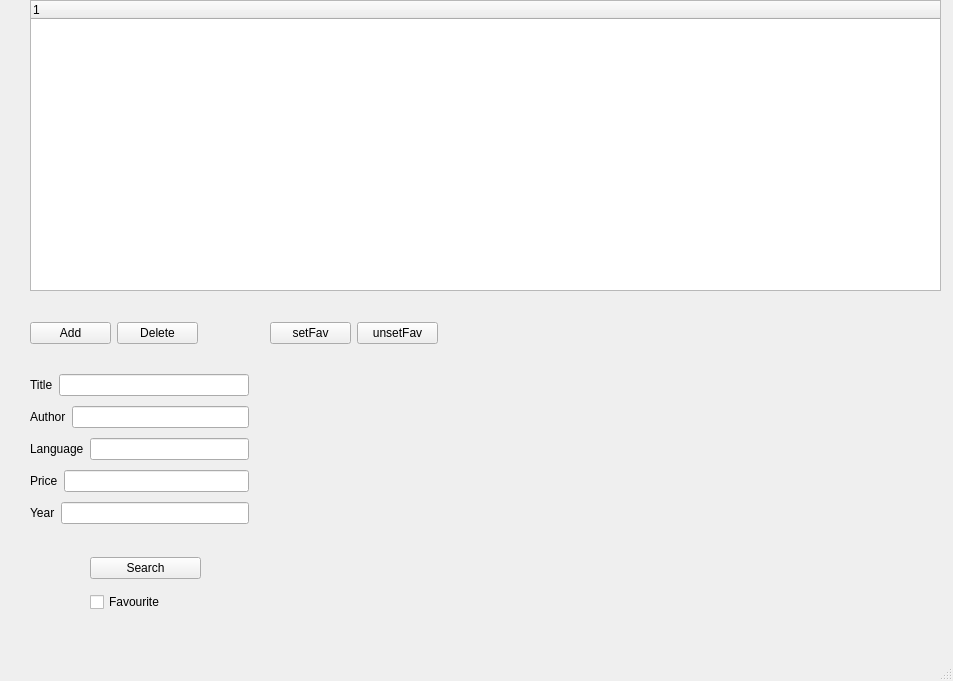
<?xml version="1.0" encoding="UTF-8"?>
<ui version="4.0">
 <class>MainWindowTree</class>
 <widget class="QMainWindow" name="MainWindowTree">
  <property name="geometry">
   <rect>
    <x>0</x>
    <y>0</y>
    <width>953</width>
    <height>681</height>
   </rect>
  </property>
  <property name="windowTitle">
   <string>MainWindow</string>
  </property>
  <widget class="QWidget" name="centralwidget">
   <widget class="QWidget" name="layoutWidget">
    <property name="geometry">
     <rect>
      <x>30</x>
      <y>370</y>
      <width>219</width>
      <height>161</height>
     </rect>
    </property>
    <layout class="QVBoxLayout" name="verticalLayout">
     <item>
      <layout class="QHBoxLayout" name="horizontalLayout">
       <item>
        <widget class="QLabel" name="label">
         <property name="text">
          <string>Title</string>
         </property>
        </widget>
       </item>
       <item>
        <widget class="QLineEdit" name="txtTitle"/>
       </item>
      </layout>
     </item>
     <item>
      <layout class="QHBoxLayout" name="horizontalLayout_2">
       <item>
        <widget class="QLabel" name="label_2">
         <property name="text">
          <string>Author</string>
         </property>
        </widget>
       </item>
       <item>
        <widget class="QLineEdit" name="txtAuthor"/>
       </item>
      </layout>
     </item>
     <item>
      <layout class="QHBoxLayout" name="horizontalLayout_3">
       <item>
        <widget class="QLabel" name="label_3">
         <property name="text">
          <string>Language</string>
         </property>
        </widget>
       </item>
       <item>
        <widget class="QLineEdit" name="txtLang"/>
       </item>
      </layout>
     </item>
     <item>
      <layout class="QHBoxLayout" name="horizontalLayout_4">
       <item>
        <widget class="QLabel" name="label_4">
         <property name="text">
          <string>Price</string>
         </property>
        </widget>
       </item>
       <item>
        <widget class="QLineEdit" name="txtPrice"/>
       </item>
      </layout>
     </item>
     <item>
      <layout class="QHBoxLayout" name="horizontalLayout_5">
       <item>
        <widget class="QLabel" name="label_5">
         <property name="text">
          <string>Year</string>
         </property>
        </widget>
       </item>
       <item>
        <widget class="QLineEdit" name="txtYear"/>
       </item>
      </layout>
     </item>
    </layout>
   </widget>
   <widget class="QWidget" name="layoutWidget_2">
    <property name="geometry">
     <rect>
      <x>30</x>
      <y>320</y>
      <width>168</width>
      <height>27</height>
     </rect>
    </property>
    <layout class="QHBoxLayout" name="horizontalLayout_6">
     <item>
      <widget class="QPushButton" name="btAdd">
       <property name="text">
        <string>Add</string>
       </property>
      </widget>
     </item>
     <item>
      <widget class="QPushButton" name="btDelete">
       <property name="text">
        <string>Delete</string>
       </property>
      </widget>
     </item>
    </layout>
   </widget>
   <widget class="QTreeWidget" name="treeWidget">
    <property name="geometry">
     <rect>
      <x>30</x>
      <y>0</y>
      <width>911</width>
      <height>291</height>
     </rect>
    </property>
    <column>
     <property name="text">
      <string notr="true">1</string>
     </property>
    </column>
   </widget>
   <widget class="QWidget" name="">
    <property name="geometry">
     <rect>
      <x>90</x>
      <y>550</y>
      <width>111</width>
      <height>71</height>
     </rect>
    </property>
    <layout class="QVBoxLayout" name="verticalLayout_2">
     <item>
      <widget class="QPushButton" name="btSearch">
       <property name="text">
        <string>Search</string>
       </property>
      </widget>
     </item>
     <item>
      <widget class="QCheckBox" name="checkFav">
       <property name="text">
        <string>Favourite</string>
       </property>
      </widget>
     </item>
    </layout>
   </widget>
   <widget class="QWidget" name="">
    <property name="geometry">
     <rect>
      <x>270</x>
      <y>320</y>
      <width>168</width>
      <height>27</height>
     </rect>
    </property>
    <layout class="QHBoxLayout" name="horizontalLayout_7">
     <item>
      <widget class="QPushButton" name="btFav">
       <property name="text">
        <string>setFav</string>
       </property>
      </widget>
     </item>
     <item>
      <widget class="QPushButton" name="btUnsetFav">
       <property name="text">
        <string>unsetFav</string>
       </property>
      </widget>
     </item>
    </layout>
   </widget>
  </widget>
  <widget class="QMenuBar" name="menubar">
   <property name="geometry">
    <rect>
     <x>0</x>
     <y>0</y>
     <width>953</width>
     <height>22</height>
    </rect>
   </property>
  </widget>
  <widget class="QStatusBar" name="statusbar"/>
 </widget>
 <resources/>
 <connections/>
</ui>
